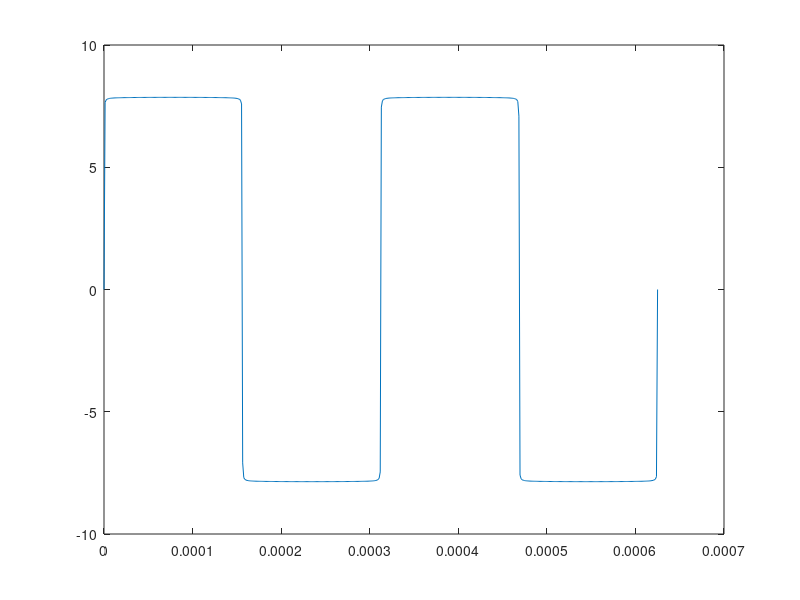

Source code (MATLAB):
A= 10;
f=3200;
cantper = 2;
n=500;

%------PROCESS--------
T=1/f;
t = linspace(0,cantper*T,500);

cuadrada=0;

for indica=1:2:(n*2-1)
    cuadrada= cuadrada+(A/indica) * sin(2 * pi * (indica * f) * t);
end

plot(t,cuadrada);